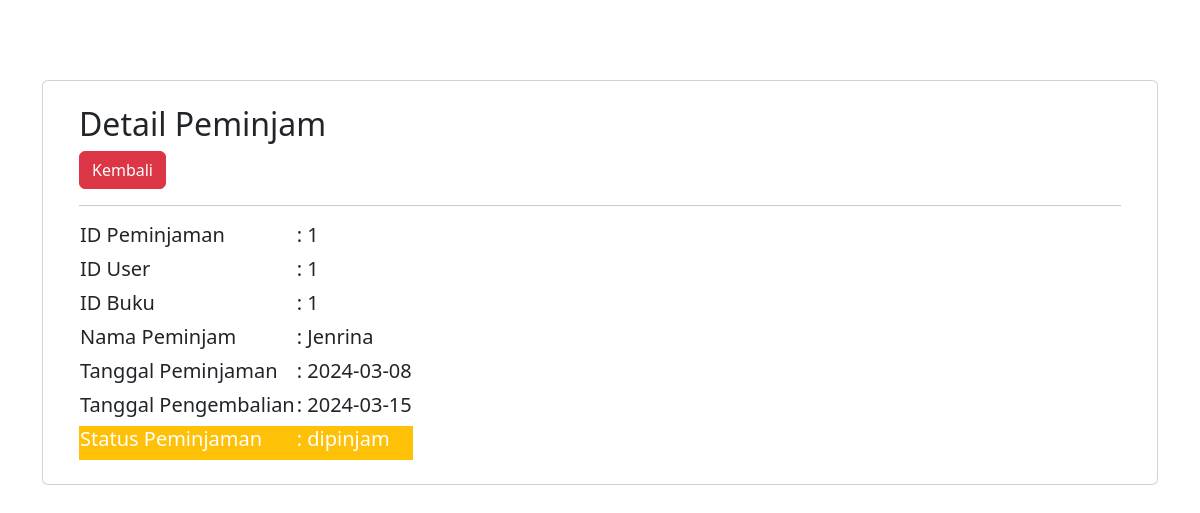
The app's page /petugas/data/detail_peminjaman.php?idp=1 with its own data.
### tables this page shows
CREATE TABLE `peminjaman` (
  `IDpeminjaman` int(11) NOT NULL,
  `IDuser` int(11) NOT NULL,
  `IDbuku` int(11) NOT NULL,
  `nama` varchar(255) NOT NULL,
  `tglpeminjaman` date NOT NULL,
  `tglpengembalian` date NOT NULL,
  `statuspeminjaman` enum('dipinjam','diproses','dikembalikan') NOT NULL
);

### petugas/data/detail_peminjaman.php (the view, shortened to what this page needs)
<!doctype html>
<html lang="en">
  <head>
    <link rel="stylesheet" href="../../asset/css/bootstrap.css">
  </head>
  <body>
    <div class="container" style="margin-top: 5rem;">
        <div class="card">
            <div class="row m-4">
                <?php
                    include '../../koneksi/koneksi.php';
                    if (isset($_GET['idp'])) {
                      $idp = $_GET['idp'];
                    }else {
                        die ("Error, Data Tidak Ditemukan");
                    }
                    $query = mysqli_query($conn, "SELECT * FROM peminjaman WHERE IDpeminjaman='$idp' ");
                    $result = mysqli_fetch_array($query);
                ?>
                <div class="col">
                <h2>Detail Peminjam</h2>
                <a href="../peminjam.php" class="btn btn-danger">Kembali</a><hr>
                    <table>
                        <tr>
                            <td><h5>ID Peminjaman</h5></td>
                            <td><h5>: <?php echo $result['IDpeminjaman'];?></h5></td>
                        </tr>
                        <tr>
                            <td><h5>ID User</h5></td>
                            <td><h5>: <?php echo $result['IDuser'];?></h5></td>
                        </tr>
                        <tr>
                            <td><h5>ID Buku</h5></td>
                            <td><h5>: <?php echo $result['IDbuku'];?></h5></td>
                        </tr>
                        <tr>
                            <td><h5>Nama Peminjam</h5></td>
                            <td><h5>: <?php echo $result['nama'];?></h5></td>
                        </tr>
                        <tr>
                            <td><h5>Tanggal Peminjaman</h5></td>
                            <td><h5>: <?php echo $result['tglpeminjaman'];?></h5></td>
                        </tr>
                        <tr>
                            <td><h5>Tanggal Pengembalian</h5></td>
                            <td><h5>: <?php echo $result['tglpengembalian'];?></h5></td>
                        </tr>
                        <tr class="bg-warning text-white">
                            <td><h5>Status Peminjaman</h5></td>
                            <td><h5>: <?php echo $result['statuspeminjaman'];?></h5></td>
                        </tr>
                    </table>
                </div>
            </div>
        </div>
    </div>
     </body>
</html>

### records on screen
peminjaman: IDpeminjaman "1", IDuser "1", IDbuku "1", nama "Jenrina", tglpeminjaman "2024-03-08", tglpengembalian "2024-03-15", statuspeminjaman "dipinjam"
